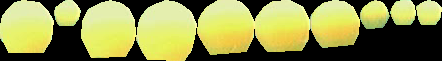
#> input picture sandbox/training_set/yellowTrainingSet.png, 442 x 61 px
$ python opencvGMMTest.py
#> lines starting #> are read from the running program, lines starting #| are printed output that depends on the picture
'''
Copyright (c) 2020 Hao Da (Kevin) Dong, Anshuman Singh
@file       opencvGMMTest.py
@date       2020/04/02
@brief      TBD
@license    This project is released under the BSD-3-Clause license.
'''

import numpy as np
import cv2


image = cv2.imread('training_set/yellowTrainingSet.png')
#> image is the input picture: shape (61, 442, 3); mean B, G, R 77.6, 146.9, 144.7

height = image.shape[0]
#> height = 61
width = image.shape[1]
#> width = 442

'''

trainingSet = np.load('training_set/yellowTrainingSet.npy')

gmm = cv2.ml.EM_create()
gmm.setClustersNumber(2)
gmm.trainEM(trainingSet)
gmm.save('a.txt')

'''

gmm = cv2.ml.EM_load('yellowGMM.txt')

means = gmm.getMeans()

#output = np.zeros((height, width, 3))
output = image.copy()

for i in range(height):
    for j in range(width):
        result = gmm.predict2(image[i,j,:])
        cluster = result[0][1]
        output[i,j,:] = means[int(cluster), :]
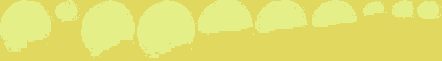
#> output: shape (61, 442, 3); mean B, G, R 112.4, 225.7, 226.7

output = cv2.cvtColor(output, cv2.COLOR_HSV2BGR)
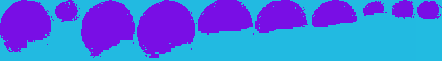
#> output: shape (61, 442, 3); mean B, G, R 226.7, 113.7, 70.6

cv2.imshow('Image', image)
cv2.imshow('Output', output)
cv2.waitKey(0)
